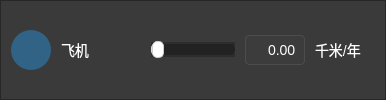
        <widget class="QFrame" name="airplaneFrame">
         <property name="minimumSize">
          <size>
           <width>0</width>
           <height>50</height>
          </size>
         </property>
         <property name="styleSheet">
          <string notr="true">background-color: rgba(40, 40, 40, 180);</string>
         </property>
         <property name="frameShape">
          <enum>QFrame::StyledPanel</enum>
         </property>
         <property name="frameShadow">
          <enum>QFrame::Raised</enum>
         </property>
         <layout class="QHBoxLayout" name="horizontalLayout_3">
          <property name="spacing">
           <number>10</number>
          </property>
          <property name="leftMargin">
           <number>10</number>
          </property>
          <property name="topMargin">
           <number>5</number>
          </property>
          <property name="rightMargin">
           <number>10</number>
          </property>
          <property name="bottomMargin">
           <number>5</number>
          </property>
          <item>
           <widget class="QLabel" name="airplaneIconLabel">
            <property name="minimumSize">
             <size>
              <width>40</width>
              <height>40</height>
             </size>
            </property>
            <property name="maximumSize">
             <size>
              <width>40</width>
              <height>40</height>
             </size>
            </property>
            <property name="styleSheet">
             <string notr="true">background-color: rgba(41, 128, 185, 150);
border-radius: 20px;
padding: 5px;</string>
            </property>
            <property name="text">
             <string/>
            </property>
            <property name="pixmap">
             <pixmap resource="resource.qrc">:/resource/airplane.png</pixmap>
            </property>
            <property name="scaledContents">
             <bool>true</bool>
            </property>
           </widget>
          </item>
          <item>
           <widget class="QLabel" name="airplaneTextLabel">
            <property name="sizePolicy">
             <sizepolicy hsizetype="Fixed" vsizetype="Preferred">
              <horstretch>0</horstretch>
              <verstretch>0</verstretch>
             </sizepolicy>
            </property>
            <property name="minimumSize">
             <size>
              <width>80</width>
              <height>0</height>
             </size>
            </property>
            <property name="styleSheet">
             <string notr="true">background-color: transparent;
color: white;
font-size: 14px;</string>
            </property>
            <property name="text">
             <string>飞机</string>
            </property>
           </widget>
          </item>
          <item>
           <widget class="QSlider" name="airplaneSlider">
            <property name="styleSheet">
             <string notr="true">QSlider {
    margin: 6px 0;
	background:transparent；
}

QSlider::groove:horizontal {
    border: 1px solid #555555;          /* 轨道边框 */
    height: 5px;                        /* 轨道高度 */
    background: #222222;                /* 轨道背景色 */
    margin: 2px 0;                      /* 上下边距 */
    border-radius: 4px;                 /* 轨道圆角 */
}

QSlider::handle:horizontal {
    background: #ffffff;                /* 滑块背景色-白色 */
    border: 1px solid #cccccc;          /* 滑块边框 */
    width: 10px;                        /* 滑块宽度 */
    height: 10px;                       /* 滑块高度 */
    margin: -6px 0;                     /* 滑块超出轨道的部分 */
    border-radius: 5px;                 /* 滑块圆角（半径为宽度的一半，实现圆形） */
}

QSlider::add-page:horizontal {
    background: #222222;                /* 滑块右侧轨道颜色 */
    border-radius: 4px;                 /* 右侧轨道圆角 */
}

QSlider::sub-page:horizontal {
    background: rgb(222, 222, 222);                /* 滑块左侧轨道颜色 */
    border-radius: 4px;                 /* 左侧轨道圆角 */
}</string>
            </property>
            <property name="maximum">
             <number>1000</number>
            </property>
            <property name="orientation">
             <enum>Qt::Horizontal</enum>
            </property>
           </widget>
          </item>
          <item>
           <widget class="QLineEdit" name="airplaneValueEdit">
            <property name="minimumSize">
             <size>
              <width>60</width>
              <height>30</height>
             </size>
            </property>
            <property name="maximumSize">
             <size>
              <width>60</width>
              <height>30</height>
             </size>
            </property>
            <property name="styleSheet">
             <string notr="true">background-color: rgba(60, 60, 60, 200);
color: white;
font-size: 14px;
border: 1px solid rgba(80, 80, 80, 200);
border-radius: 4px;
padding: 2px 5px;</string>
            </property>
            <property name="text">
             <string>0.00</string>
            </property>
            <property name="alignment">
             <set>Qt::AlignRight|Qt::AlignTrailing|Qt::AlignVCenter</set>
            </property>
           </widget>
          </item>
          <item>
           <widget class="QLabel" name="airplaneUnitLabel">
            <property name="minimumSize">
             <size>
              <width>60</width>
              <height>0</height>
             </size>
            </property>
            <property name="styleSheet">
             <string notr="true">background-color: transparent;
color: white;
font-size: 14px;</string>
            </property>
            <property name="text">
             <string>千米/年</string>
            </property>
            <property name="alignment">
             <set>Qt::AlignLeading|Qt::AlignLeft|Qt::AlignVCenter</set>
            </property>
           </widget>
          </item>
         </layout>
        </widget>
